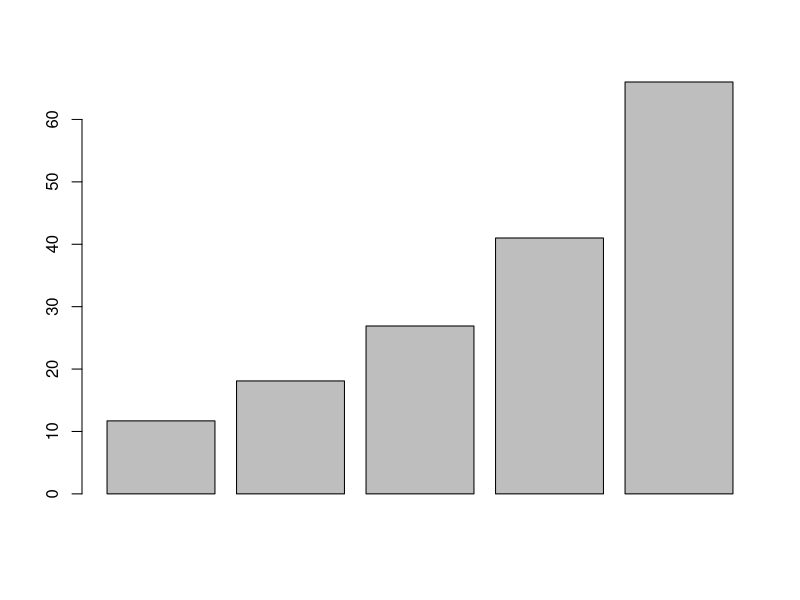
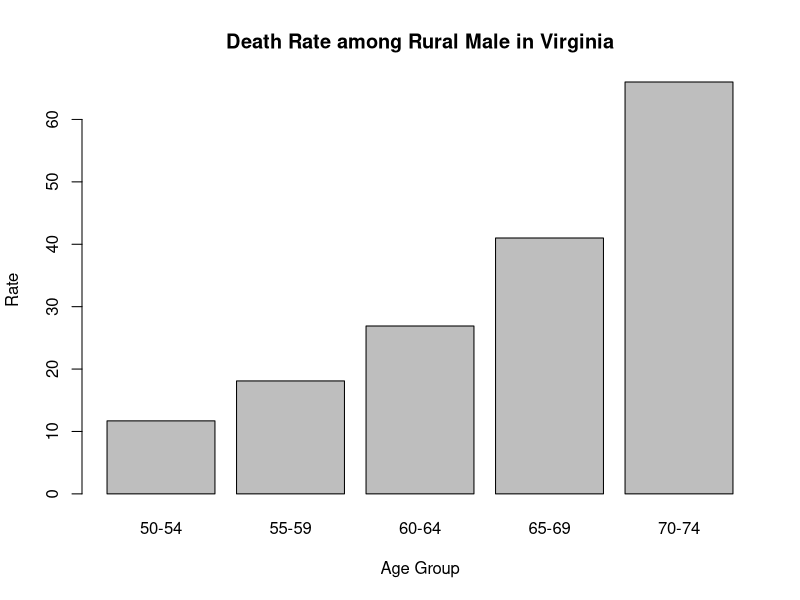
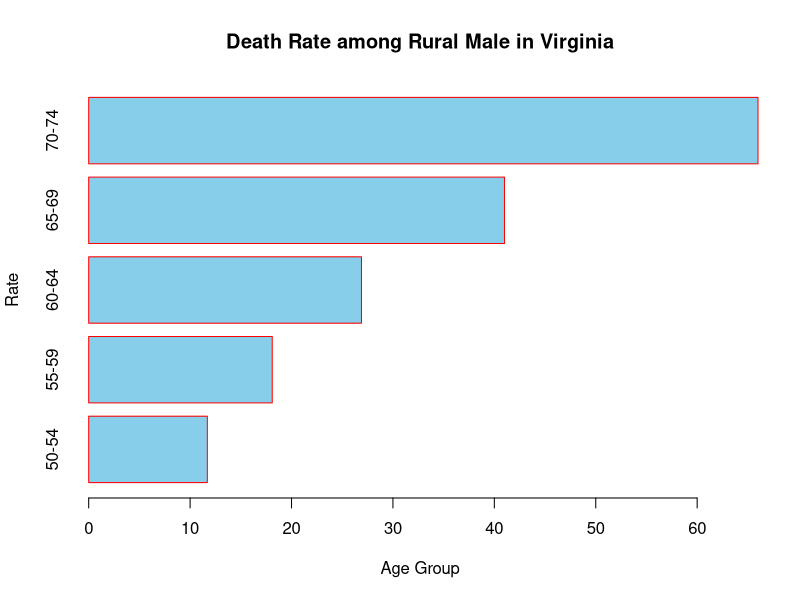
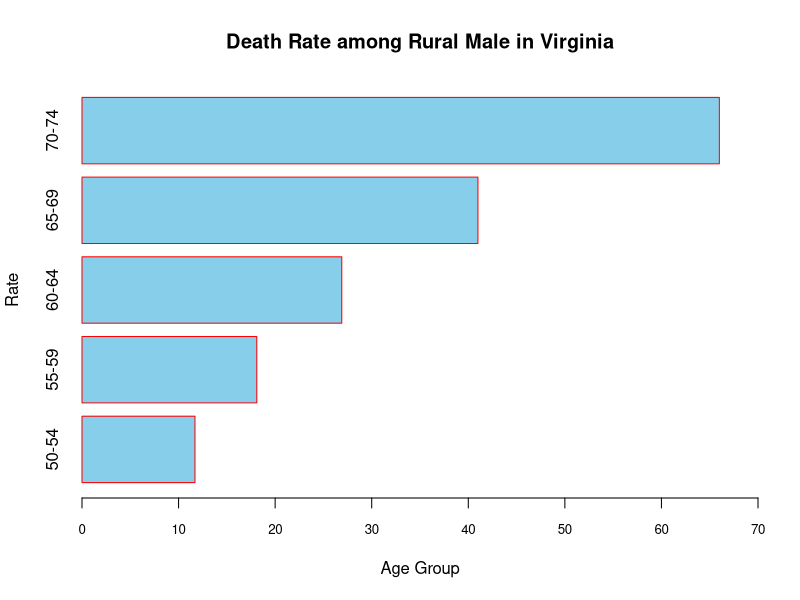
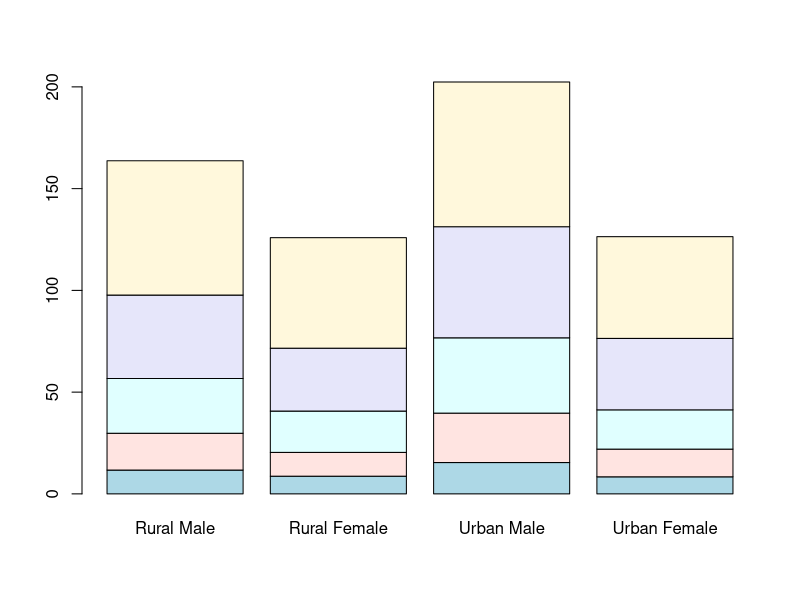
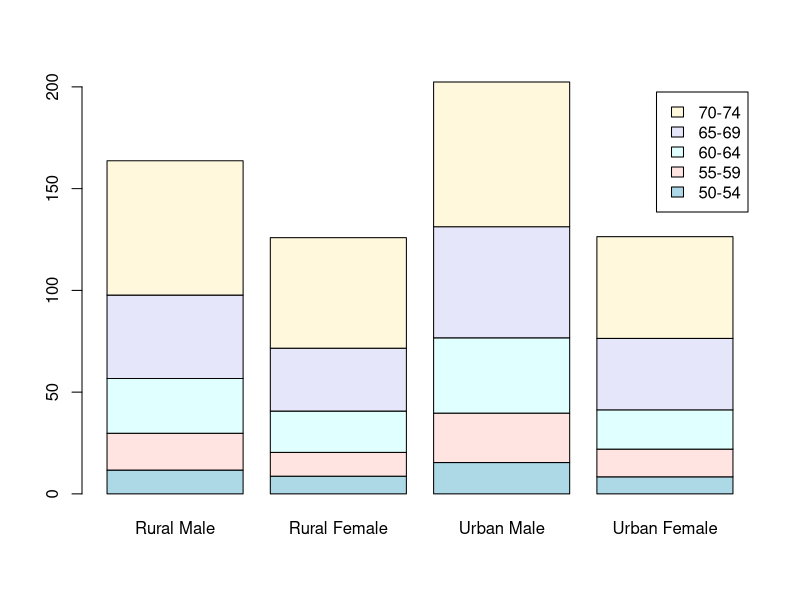
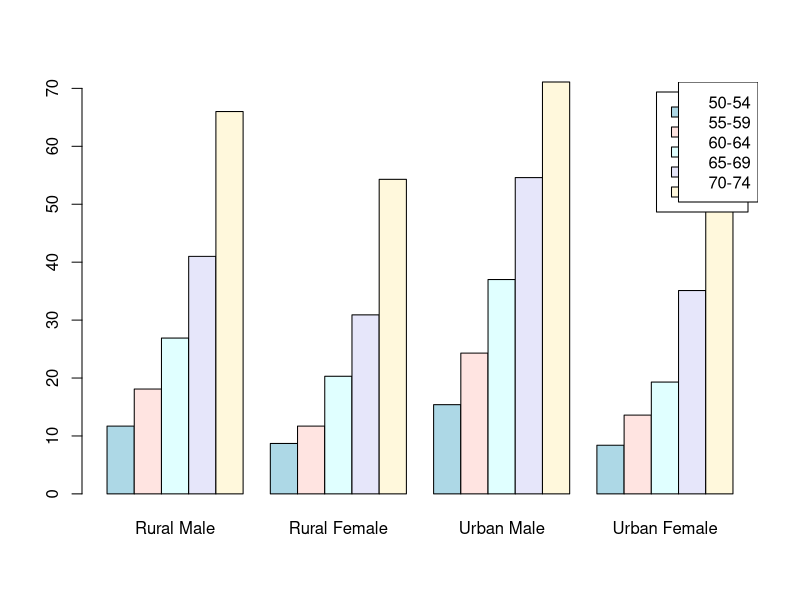
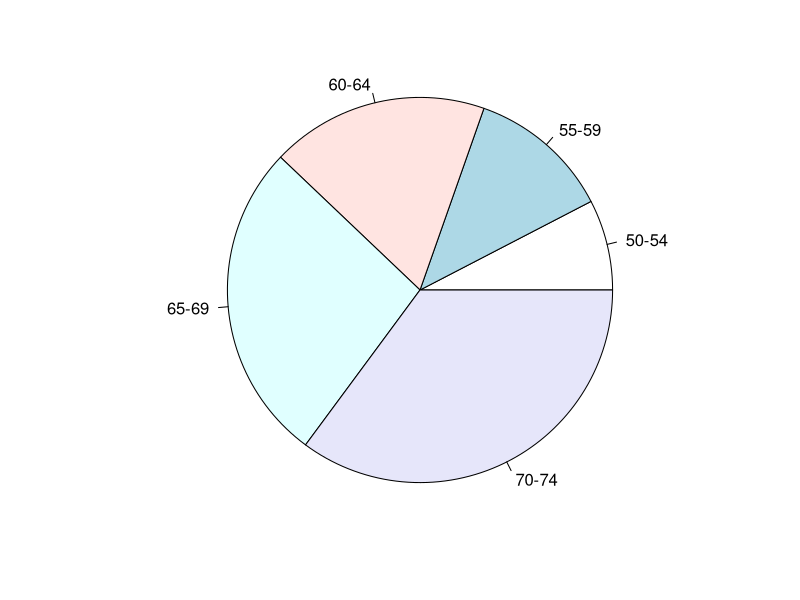

Write the R code that produced these figures, in order. (Note: this script raises an error after producing the figures.)
## ---- chunk 1
gd <- as.data.frame(VADeaths)

str(gd)

head(gd)
## ---- chunk 2
barplot(gd$`Rural Male`)
## ---- chunk 3
barplot(
  gd$`Rural Male`,
  names.arg = c("50-54", "55-59", "60-64", "65-69", "70-74"),
  main = "Death Rate among Rural Male in Virginia",
  xlab = "Age Group",
  ylab = "Rate"
)
## ---- chunk 4
barplot(
  gd$`Rural Male`,
  horiz = T,
  col = "skyblue",
  border = "red",
  names.arg = c("50-54", "55-59", "60-64", "65-69", "70-74"),
  main = "Death Rate among Rural Male in Virginia",
  xlab = "Age Group",
  ylab = "Rate"
)
## ---- chunk 5
barplot(
  gd$`Rural Male`,
  horiz = T,
  col = "skyblue",
  border = "red",
  names.arg = c("50-54", "55-59", "60-64", "65-69", "70-74"),
  main = "Death Rate among Rural Male in Virginia",
  xlab = "Age Group",
  ylab = "Rate",
  xlim = c(0,70),
  cex.axis = 0.80
)
## ---- chunk 6
# Errror
# barplot(
#   gd,
#   col=c("lightblue", "mistyrose", "lightcyan", "lavender", "cornsilk"),
#   legend = rownames(VADeaths)
# )

gdm <- as.matrix(gd)

colors <- c("lightblue", "mistyrose", "lightcyan", "lavender", "cornsilk")

barplot(gdm, col = colors)

barplot(
  gdm,
  col=colors,
  legend = rownames(VADeaths)
)
## ---- chunk 7
barplot(
  gdm,
  col=colors,
  legend = rownames(VADeaths),
  beside = T
)
legend("topright", legend = rownames(VADeaths))
## ---- chunk 8
gd <- as.data.frame(VADeaths)

pie(
  gd$`Urban Male`,
  labels = rownames(gd),
  radius = 1,
  
)
## ---- chunk 9
gd$piePercent <- round(100*gd$`Rural Male`/sum(gd$`Rural Male`))
pie(
  gd$`Rural Male`,
  labels = paste(gd$piePercent, "%"),
  main = "% Deaths by Age groups for Rural Male",
  col = rainbow(length(gd$`Rural Male`))
)
legend(
  "topright",
  c("50-54", "55-59", "60-64", "65-69", "70-74"),
  cex = 0.8,
  fill = rainbow(length(gd$`Rural Male`))
)
## ---- chunk 10
AirPassengers
plot(AirPassengers)
## ---- chunk 11
gdcar <- as.data.frame(cars)
str(gdcar)
hist(gdcar$speed, col = "steelblue")

# add number of breaks
hist(gdcar$speed, col = "steelblue", breaks = 10)

dens <- density(cars$speed)
plot(dens, frame=FALSE, col="steelblue", main="Desnsity Plot of MPG")
## ---- chunk 12
# Normal Q-Q plot
qqnorm(gdcar$speed)

# Normal Q-Q line
qqline(gdcar$speed, col="red")
## ---- chunk 13
plot(gdcar$speed, gdcar$dist)
## ---- chunk 14
boxplot(mpg ~ cyl, data = mtcars)

boxplot(
  mpg ~ cyl,
  data = mtcars,
  xlab = "Number of cylinders",
  ylab = "Miles per Gallon",
  main = "Mileage Data"
)

qqnorm(mtcars$mpg)
qqline(mtcars$mpg, col="red")
## ---- chunk 15
str(mtcars)

hist(mtcars$mpg)
## ---- chunk 16
df <- as.data.frame(mtcars)
f.cyl <- as.factor(df$cyl)

bpd <- table(df$cyl)

barplot(bpd)
## ---- chunk 17
summary(mtcars$mpg)
range = range()

R = max(mtcars$mpg) - min(mtcars$mpg)
l = round(sqrt(R))
breaks = seq(10, 35, by=l)
breaks

mpg.bin <- cut(df$mpg, breaks, labels=c("10-15", "15-20", "20-25", "25-30", "30-35"))
mpg.bin

table(mpg.bin)

barplot(table(mpg.bin))
## ---- chunk 18
hist(df$mpg, col="steelblue", main="Histogram of MPG", xlab="MPG Categories")
abline(v=mean(df$mpg), lwd=3, lty=2)
# v = vertical "albine"
# h = horizontal "albine"
# lwd = line width (3=3 times wide)
# lty = line types (2=2 dashed line), 1=solid, 2=dashed, 3=dotted line, 4=dot an dashed, 5 = long dash, 6=two dashed
## ---- chunk 19
qqnorm(mtcars$mpg)
qqline(mtcars$mpg, col="red")
## ---- chunk 20
hist(df$mpg, col="steelblue", main="Histogram of MPG", xlab="MPG Categories")
abline(v=mode(df$mpg), lwd=3, lty=2)
## ---- chunk 21
hist(df$mpg, col="steelblue", main="Histogram of MPG", xlab="MPG Categories")
max_value = 
# Add a vertical line to show the mode
abline(v = mode_value, 
       col = "red", 
       lwd = 2, 
       lty = 2)

# Add legend
legend("topright", legend = paste("Mode:", mode_value), 
       col = "red", lty = 2, lwd = 2)
